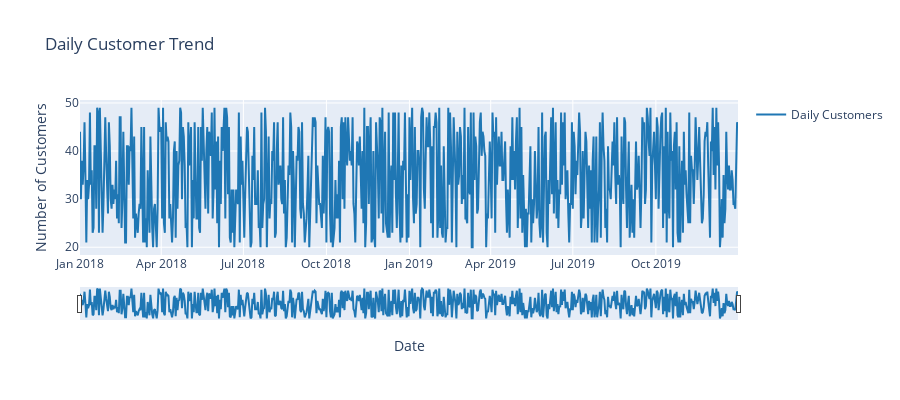

The cell this chart's notebook holds for it:
### Code cell
time_series_fig=create_time_series(df)
time_series_fig.show()

### Figure 1 — Plotly figure (JSON) as saved in the notebook; plotly's stock layout.template omitted (floating-point values rounded to 4 significant figures; data arrays with more than 128 entries replaced by an {"elided": "..."} marker saying what was removed)
{"data": [{"line": {"color": "#1f77b4"}, "mode": "lines", "name": "Daily Customers", "type": "scatter", "x": {"elided": "730 str values"}, "y": {"elided": "730 int values"}}], "layout": {"height": 400, "hovermode": "x unified", "showlegend": true, "title": {"text": "Daily Customer Trend"}, "xaxis": {"rangeslider": {"visible": true}, "title": {"text": "Date"}}, "yaxis": {"title": {"text": "Number of Customers"}}}}
